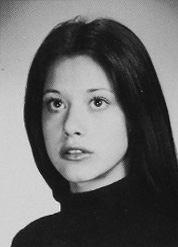
#> input picture images/Lorraine Bracco/Lorraine Bracco_uncropped/Lorraine Bracco_0.jpg, 178 x 247 px; the run also reads 1 picture not shown here
$ jupyter execute --allow-errors 'Part 1 .ipynb'   (older library calls are emulated)
#> lines starting #> are read from the running program, lines starting #| are printed output that depends on the picture
[cell 1]
'''
PURPOSE:
Download images from web into a folder.
    should I store each actor in a different folder?
    Do not download if images take too long
    -----Do not download if broken link
    -----save images as actorname_number
Crop to bounding boxes, convert to grayscale and resize images.
'''

[cell 2]
import urllib
import os
import numpy as np
import pandas as pd
from random import randrange
import sys
from scipy.misc import imread, imshow, imresize
import matplotlib.pyplot as plt

[cell 3]
def rgb2gray(rgb):
    '''Return the grayscale version of the RGB image rgb as a 2D numpy array
    whose range is 0..1
    Arguments:
    rgb -- an RGB image, represented as a numpy array of size n x m x 3. The
    range of the values is 0..255
    '''

    r, g, b = rgb[:,:,0], rgb[:,:,1], rgb[:,:,2]
    gray = 0.2989 * r + 0.5870 * g + 0.1140 * b

    return gray/255.

[cell 4]
def process_img(image, coords):
    image_cropped = image[coords[1]:coords[3], coords[0]:coords[2], :]
    image_gray  = rgb2gray(image_cropped)
    processed_image = imresize(image_gray, (32,32))

    return processed_image

#> (a cell that did not finish here is left out)

[cell 6]
act = list(set([a.split("\n")[0] for a in open("subset_actors.txt").readlines()]))
#> (reads subset_actors.txt from the repository)

[cell 7]
#read line of image data
facescrub_actresses = pd.read_table("facescrub_actresses.txt",sep="\t",header=None)
#> (reads facescrub_actresses.txt from the repository)
facescrub_actresses.columns = ["Name", "Col1", "Col2", "URL", "Coordinates", "Col5"]

[cell 8]
#Delete columns with seemingly gibberish data
facescrub_actresses_trimmed = facescrub_actresses.drop(facescrub_actresses.columns[[1,2,5]], axis = 1)

[cell 9]
facescrub_actresses_trimmed.head(10)

[cell 10]
#create directory for uncropped images
current_directory = os.getcwd()
images = os.path.join(current_directory, r'images')
if not os.path.exists(images):
   os.makedirs(images)

[cell 11]
#create directory for each actor
for actor in act:
    actor_directory = os.path.join(images,actor)
    if not os.path.exists(actor_directory):
        os.makedirs(actor_directory)
        os.makedirs(os.path.join(actor_directory,actor+r'_uncropped'))
        os.makedirs(os.path.join(actor_directory,actor+r'_processed'))
#> further down, image is the input picture: shape (247, 178, 3); min 4, max 245, mean 105.7

[cell 12]
#iterate over the data frame SAMPLE to open the url and save image
i=0
#> (the rest of this cell did not finish here and is left out)

[cell 13]
'''
PURPOSE: read images, while handling exceptions of bad file
'''

[cell 14]
'''
PURPOSE: add image data to a dataframe.
'''
image0 = imread("/Users/Admin/Desktop/Y3S2/CSC411 - Machine Learning/CSC411_Project1/images/Lorraine Bracco/Lorraine Bracco_uncropped/Lorraine Bracco_0.jpg")
image1 = imread("/Users/Admin/Desktop/Y3S2/CSC411 - Machine Learning/CSC411_Project1/images/Lorraine Bracco/Lorraine Bracco_uncropped/Lorraine Bracco_1.jpg")

[cell 15]
image0.shape
#> Out = (247, 178, 3)

[cell 16]
'''
PURPOSE: crop images to its size
given coordinates x1,y1,x2,y2
crop image as I[y1:y2, x1:x2]
'''
image0_box = (25,16,170,192)
image0_cropped = image0[image0_box[1]:image0_box[3], image0_box[0]:image0_box[2], :]
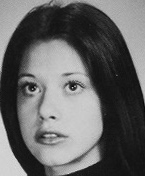
#> image0_cropped: shape (176, 145, 3); min 4, max 223, mean 100.7

[cell 17]
image0_cropped.shape
plt.imshow(image0_cropped)

[cell 18]
'''
PURPOSE: Convert to grayscale
'''
image0_gray  = rgb2gray(image0)
image1_gray = rgb2gray(image1)
#> in rgb2gray (call 2), `r, g, b = rgb[:,:,0], rgb[:,:,1], rgb[:,:,2]`:
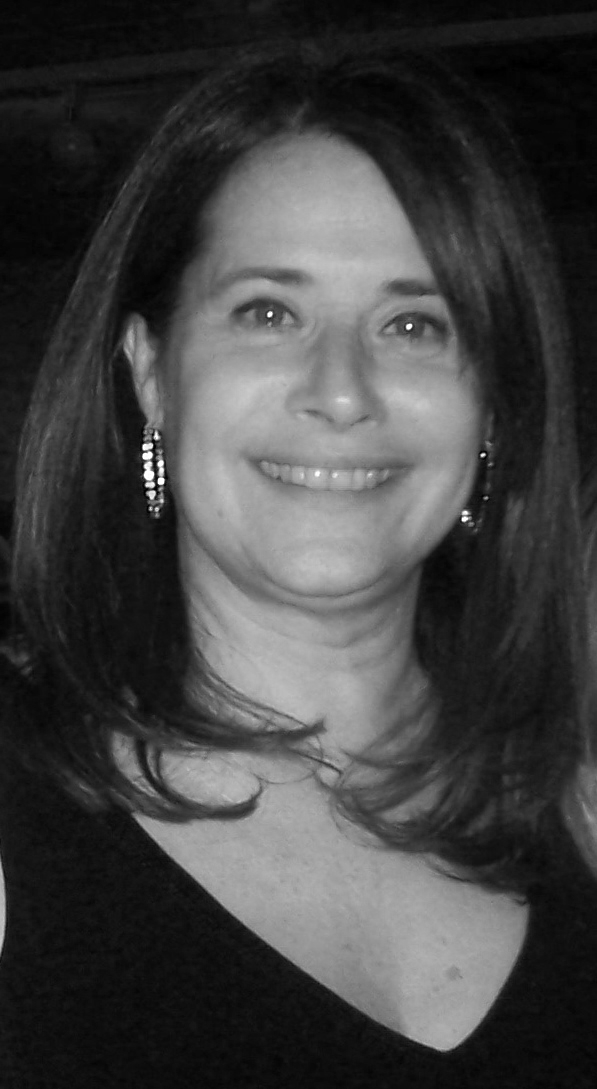
#> r: shape (1089, 597); min 0, max 255, mean 65.6
#> in rgb2gray (call 2), `r, g, b = rgb[:,:,0], rgb[:,:,1], rgb[:,:,2]`:
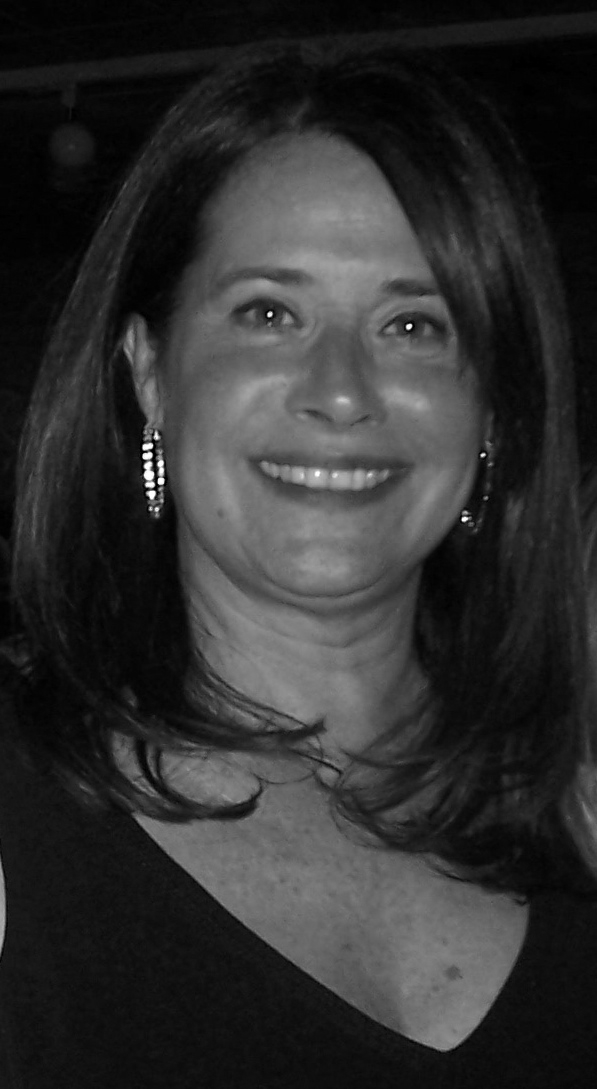
#> g: shape (1089, 597); min 0, max 255, mean 47.1
#> in rgb2gray (call 2), `r, g, b = rgb[:,:,0], rgb[:,:,1], rgb[:,:,2]`:
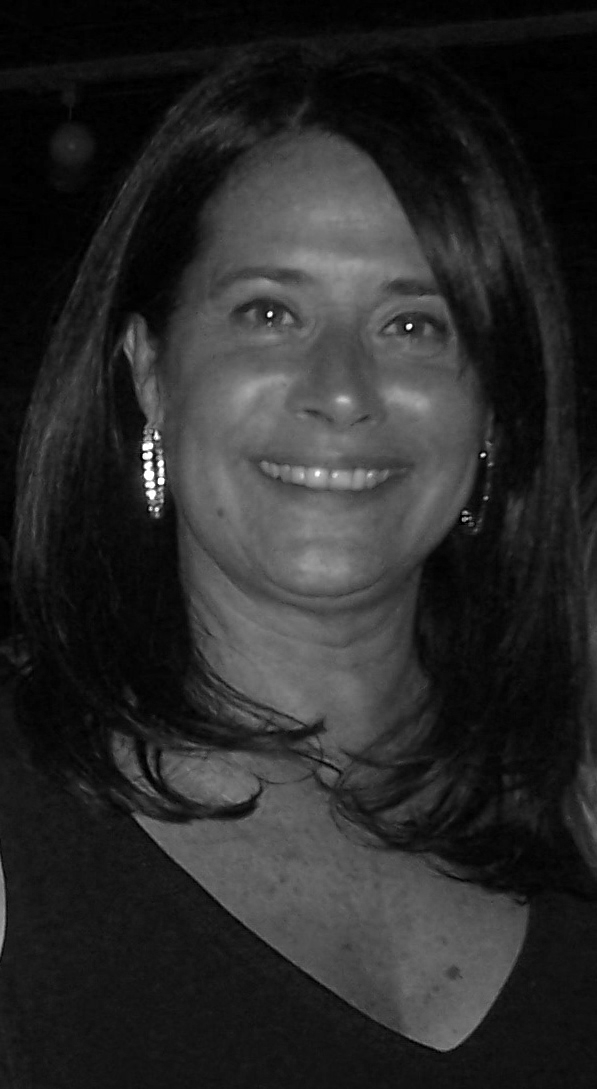
#> b: shape (1089, 597); min 0, max 255, mean 41.6

plt.imshow(image1_gray)

[cell 19]
#RESIZE

image0_final = imresize(image0_gray, (32,32))
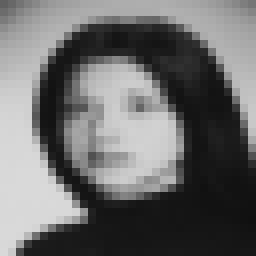
#> image0_final: shape (32, 32) (shown 8 times larger); min 16, max 217, mean 107.6
#> (the rest of this cell did not finish here and is left out)
